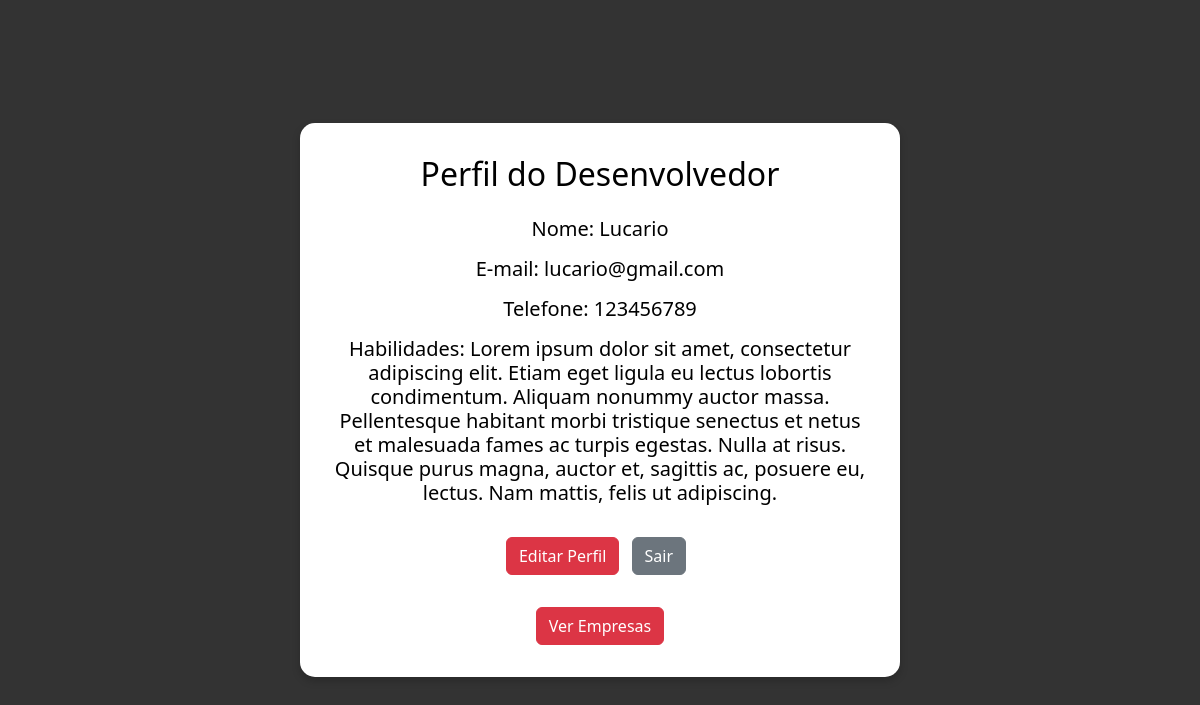
/dev/profile (signed in), run on the app's committed database.
### main.py (models this page shows)
class Developer(db.Model):
    id = db.Column(db.Integer, primary_key=True)
    name = db.Column(db.String(100), nullable=False)
    email = db.Column(db.String(100), nullable=False, unique=True)
    password = db.Column(db.String(100), nullable=False)
    cel = db.Column(db.String(20), nullable=False)
    habilidades = db.Column(db.Text, nullable=False)

### main.py (the view)
@app.route("/dev/profile")
def dev_profile():
    if 'developer_id' not in session:
        flash('Por favor, faça login primeiro.', 'warning')
        return redirect(url_for('dev_login'))
    developer_id = session['developer_id']
    developer = Developer.query.get(developer_id)
    if developer is None:
        flash('Desenvolvedor não encontrado.', 'danger')
        return redirect(url_for('dev_login'))
    developer_info = {
        "name": developer.name,
        "email": developer.email,
        "cel": developer.cel,
        "habilidades": developer.habilidades
    }
    return render_template("dev_profile.html", developer=developer_info)

### templates/dev_profile.html (shortened to what this page needs)
{% extends 'base.html' %}
{% block content %}
<div class="container">
    <h2>Perfil do Desenvolvedor</h2>
    <div class="mt-4">
        <h5>Nome: {{ developer.name }}</h5>
        <h5>E-mail: {{ developer.email }}</h5>
        <h5>Telefone: {{ developer.cel }}</h5>
        <h5>Habilidades: {{ developer.habilidades }}</h5>
    </div>
    <a href="{{ url_for('dev_edit_profile') }}" class="btn btn-danger">Editar Perfil</a>
    <a href="{{ url_for('dev_logout') }}" class="btn btn-secondary mt-3">Sair</a>
    <form action="{{ url_for('dev_match') }}" method="get" class="mt-3">
        <button type="submit" class="btn btn-danger">Ver Empresas</button>
    </form>
</div>
{% endblock %}

### static/css/styles.css (style rules this page uses)
body { margin: 0; padding: 0; width: 100%; height: 100vh; background-color: #333; display: flex; justify-content: center; align-items: center; }
.container { background-color: white; color: black; padding: 2rem; border-radius: 15px; box-shadow: 0 4px 8px rgba(0, 0, 0, 0.2); max-width: 600px; margin: auto; text-align: center; }
h2 { margin-bottom: 1.5rem; }
h5 { margin-bottom: 1rem; }
.btn { margin-top: 1rem; transition: all 0.1s ease; }
a.btn { margin-right: 0.5rem; }
form { margin-top: 2rem; }

### data on the page
Developer: name "Lucario", email "lucario@gmail.com", cel "123456789", habilidades "Lorem ipsum dolor sit amet, consectetur adipiscing elit. Etiam eget ligula eu lectus lobortis condimentum. Aliquam nonummy auctor massa. Pellentesque habitant morbi tristique senectus et netus et malesuada fames ac turpis egestas. Nulla at risus. Quisque purus magna, auctor et, sagittis ac, posuere eu, lectus. Nam mattis, felis ut adipiscing."
